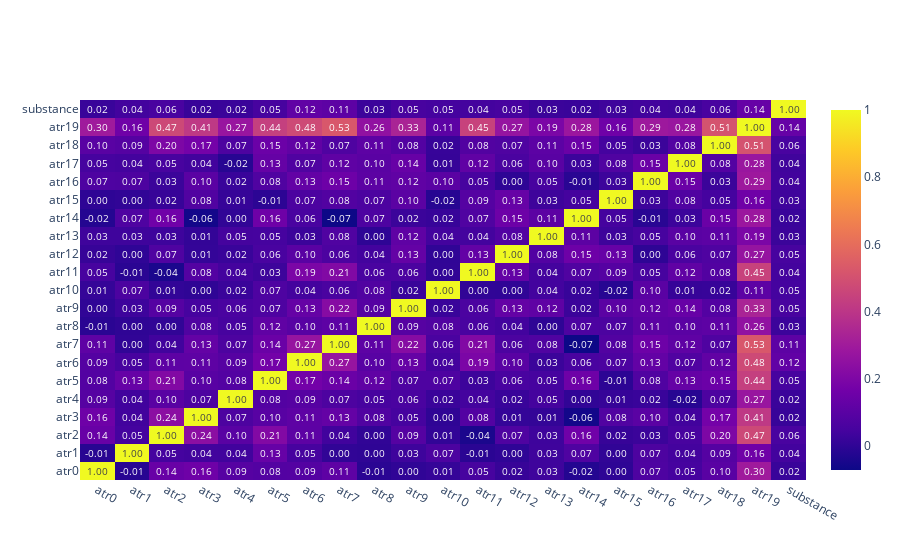

The code cell stored with this chart in its notebook:
### Code cell
dataframe = citing_sentence.join([y])
correlation_matrix(dataframe)

### Figure 1 — Plotly figure (JSON) as saved in the notebook; plotly's stock layout.template omitted (floating-point values rounded to 4 significant figures; data arrays with more than 128 entries replaced by an {"elided": "..."} marker saying what was removed)
{"data": [{"text": {"elided": "21x21 float values"}, "texttemplate": "%{text:.2f}", "type": "heatmap", "x": ["atr0", "atr1", "atr2", "atr3", "atr4", "atr5", "atr6", "atr7", "atr8", "atr9", "atr10", "atr11", "atr12", "atr13", "atr14", "atr15", "atr16", "atr17", "atr18", "atr19", "substance"], "y": ["atr0", "atr1", "atr2", "atr3", "atr4", "atr5", "atr6", "atr7", "atr8", "atr9", "atr10", "atr11", "atr12", "atr13", "atr14", "atr15", "atr16", "atr17", "atr18", "atr19", "substance"], "z": {"elided": "21x21 float values"}}], "layout": {}}
